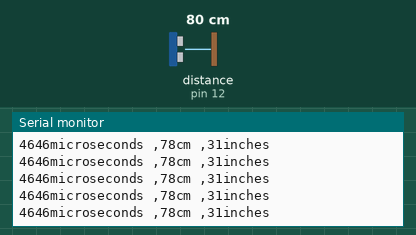
This sketch was run on a simulated Arduino Uno, built with avr-gcc and run on an emulated ATmega328P. Shown: the last lines printed to the serial monitor. Wiring (inferred from the names in the program): ultrasonic range finder: trigger pin 11; echo pin 12. Inputs (shaded band) come from the test bench; at power-on: distance to the obstacle (sensor on pin 12) 80 cm. The echo pulse lasts 58.3 µs per cm.

Above: at 1.2 s.
1.3 s: distance to the obstacle (sensor on pin 12) set to 2 cm
At 1.9 s:
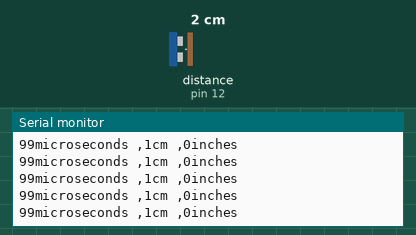
4.3 s: distance to the obstacle (sensor on pin 12) set to 4 cm
At 5.2 s:
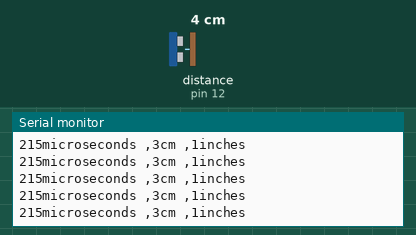
7.3 s: distance to the obstacle (sensor on pin 12) set to 35 cm
At 8.2 s:
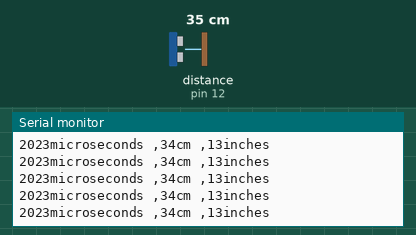
10.3 s: distance to the obstacle (sensor on pin 12) set to 9 cm
At 10.8 s:
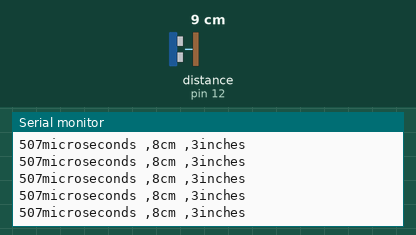
13.3 s: distance to the obstacle (sensor on pin 12) set to 60 cm
At 14.4 s:
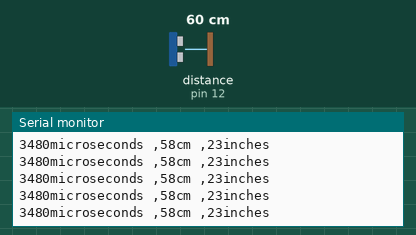
16.3 s: distance to the obstacle (sensor on pin 12) set to 18 cm
At 17.3 s:
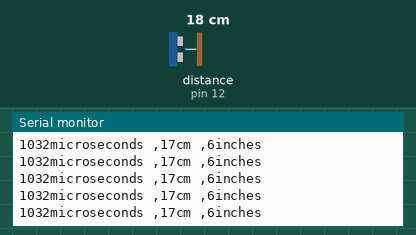
Timing chart, 0 to 19.3 s (numbered marks = the images above; inputs shaded):
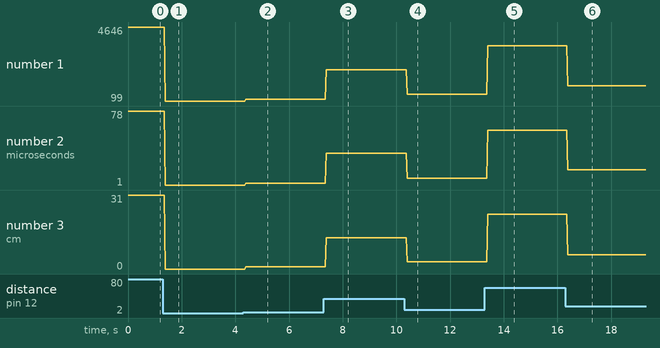

The sketch:

L21-using_ultrasonic_sensor.ino
```cpp
int Trigpin=11;
int Echopin=12;
long cm,inches,duration;
void setup() {
pinMode(11,OUTPUT);
pinMode(12,INPUT);
Serial.begin(9600);
digitalWrite(Trigpin,LOW);
delayMicroseconds(5);
}

void loop() {
  //Sending a pulse
digitalWrite(Trigpin,HIGH);
delayMicroseconds(10);
digitalWrite(Trigpin,LOW);
//Receiving
duration=pulseIn(Echopin,HIGH);


//converting time into distance
cm=(duration/2)/29.71;
inches=(duration/2)/74;

//printing outputs
Serial.print(duration);
Serial.print("microseconds ,");

Serial.print(cm);
Serial.print("cm ,");

Serial.print(inches);
Serial.println("inches ");
}
```

Measured:
- after the input at 1.3 s, the serial monitor: prints a new line after 0.09 s (image 1)
- after the input at 4.3 s, the serial monitor: prints a new line after 0.09 s (image 2)
- after the input at 7.3 s, the serial monitor: prints a new line after 0.08 s (image 3)
- after the input at 10.3 s, the serial monitor: prints a new line after 0.10 s (image 4)
- after the input at 13.3 s, the serial monitor: prints a new line after 0.10 s (image 5)
- after the input at 16.3 s, the serial monitor: prints a new line after 0.08 s (image 6)
- plotted number 1: 4646 → 99 after the input at 1.3 s, 99 → 215 after the input at 4.3 s, 215 → 2023 after the input at 7.3 s, 2023 → 507 after the input at 10.3 s, 507 → 3480 after the input at 13.3 s
- plotted number 2: 78 → 1 after the input at 1.3 s, 1 → 3 after the input at 4.3 s, 3 → 34 after the input at 7.3 s, 34 → 8 after the input at 10.3 s, 8 → 58 after the input at 13.3 s
